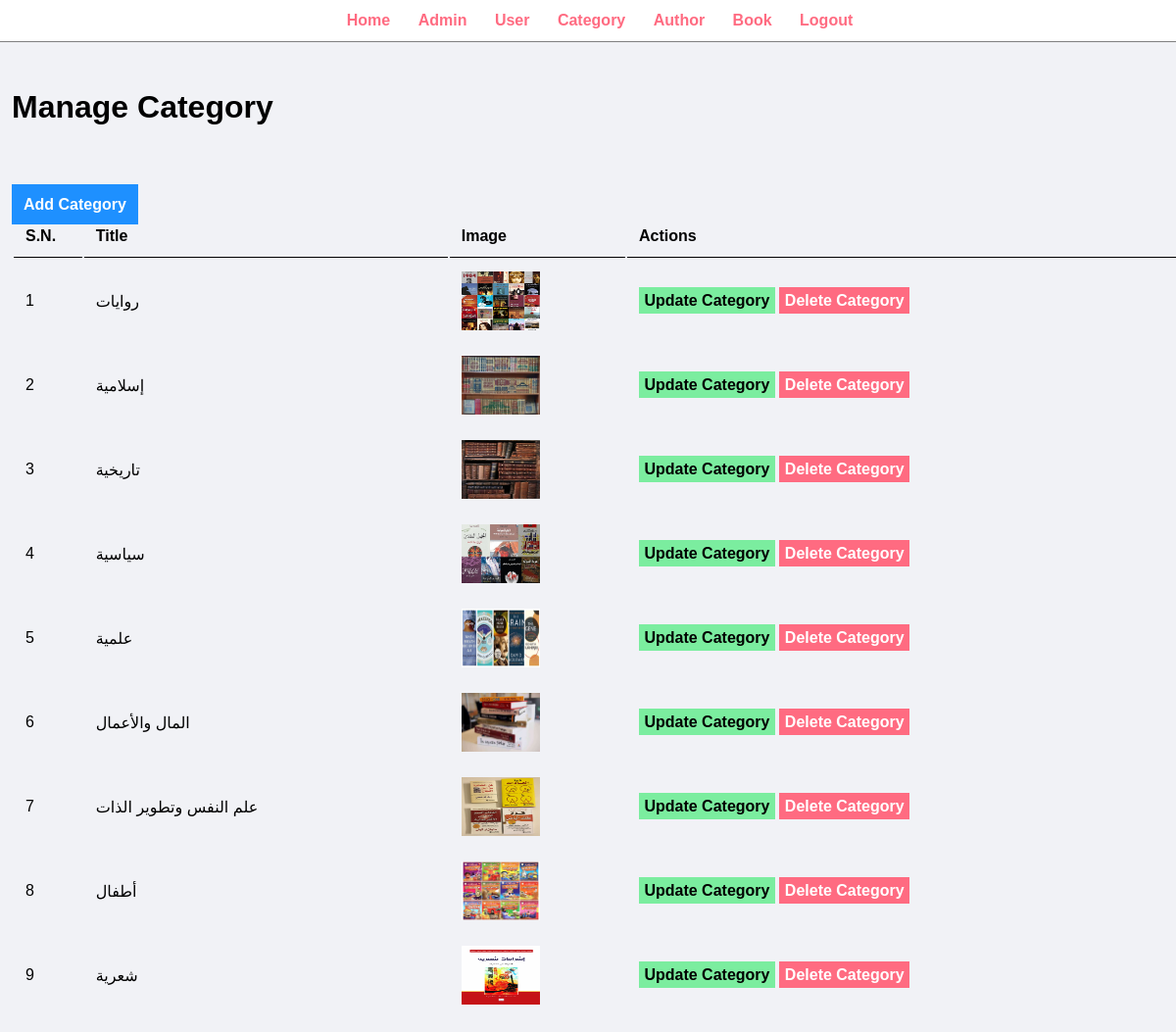
The app's page /admin/manage-category.php (signed in) with its own data.
### tables this page shows
CREATE TABLE `categories` (
  `id` int(11) NOT NULL,
  `title` varchar(255) NOT NULL,
  `imageName` varchar(255) NOT NULL
);

### admin/manage-category.php (the view, shortened to what this page needs)
<?php
include "partial/menu.php";
?>
    <div class="main-content">
        <div class="wrapper">
            <h1>Manage Category</h1>
            <br>
            <br><br><br>
            <a href="add-category.php" class="btn-primary">Add Category</a>
            <table class="tbl-full">
                <tr>
                    <th>S.N.</th>
                    <th>Title</th>
                    <th>Image</th>
                    <th>Actions</th>
                </tr>
                <?php
                $sql = "select * from categories";
                $result = mysqli_query($con, $sql);
                if ($result && $result->num_rows > 0) {
                    $counter = 0;
                    while ($category = $result->fetch_assoc()) {
                        $counter++;
                        echo "<tr>";
                        $id = $category['id'];
                        $title = $category['title'];
                        $imageName = $category['imageName'];
                        echo "<td> $counter </td>";
                        echo "<td> $title </td>";
                        echo "<td>
                                <img src=\"$imageName\" width=\"80\" height=\"60\">
                                 </td>";
                        echo "
                           <td>
                            <a href=\"update-category.php?id=$id\" class=\"btn-secondary\">Update Category</a>
                    <a href=\"delete-category.php?id=$id\" class=\"btn-danger\" onclick='pop_up()'>Delete Category</a>
                    </td>
                        ";
                        echo "</tr>";
                    }
                }
                ?>
            </table>
        </div>
    </div>

### css/admin.css (style rules this page uses)
* { margin: 0; padding: 0; font-family: Arial, Helvetica, sans-serif; }
.wrapper { padding: 1%; width: 100%; margin: 0 auto; }
.tbl-full { width: 100%; }
table tr th { border-bottom: 1px solid black; padding: 1%; text-align: left; }
table tr td { padding: 1%; }
.btn-primary { background-color: #1e90ff; padding: 1%; color: white; text-decoration: none; font-weight: bold; }
.btn-secondary { background-color: #7bed9f; padding: 1%; color: black; text-decoration: none; font-weight: bold; }
.btn-danger { background-color: #ff6b81; padding: 1%; color: white; text-decoration: none; font-weight: bold; }
.main-content { background-color: #f1f2f6; padding: 3% 0; }

### records on screen
categories: title "روايات", imageName (picture)
categories: title "إسلامية", imageName (picture)
categories: title "تاريخية", imageName (picture)
categories: title "سياسية", imageName (picture)
categories: title "علمية", imageName (picture)
categories: title "المال والأعمال", imageName (picture)
categories: title "علم النفس وتطوير الذات", imageName (picture)
categories: title "أطفال", imageName (picture)
categories: title "شعرية", imageName (picture)
